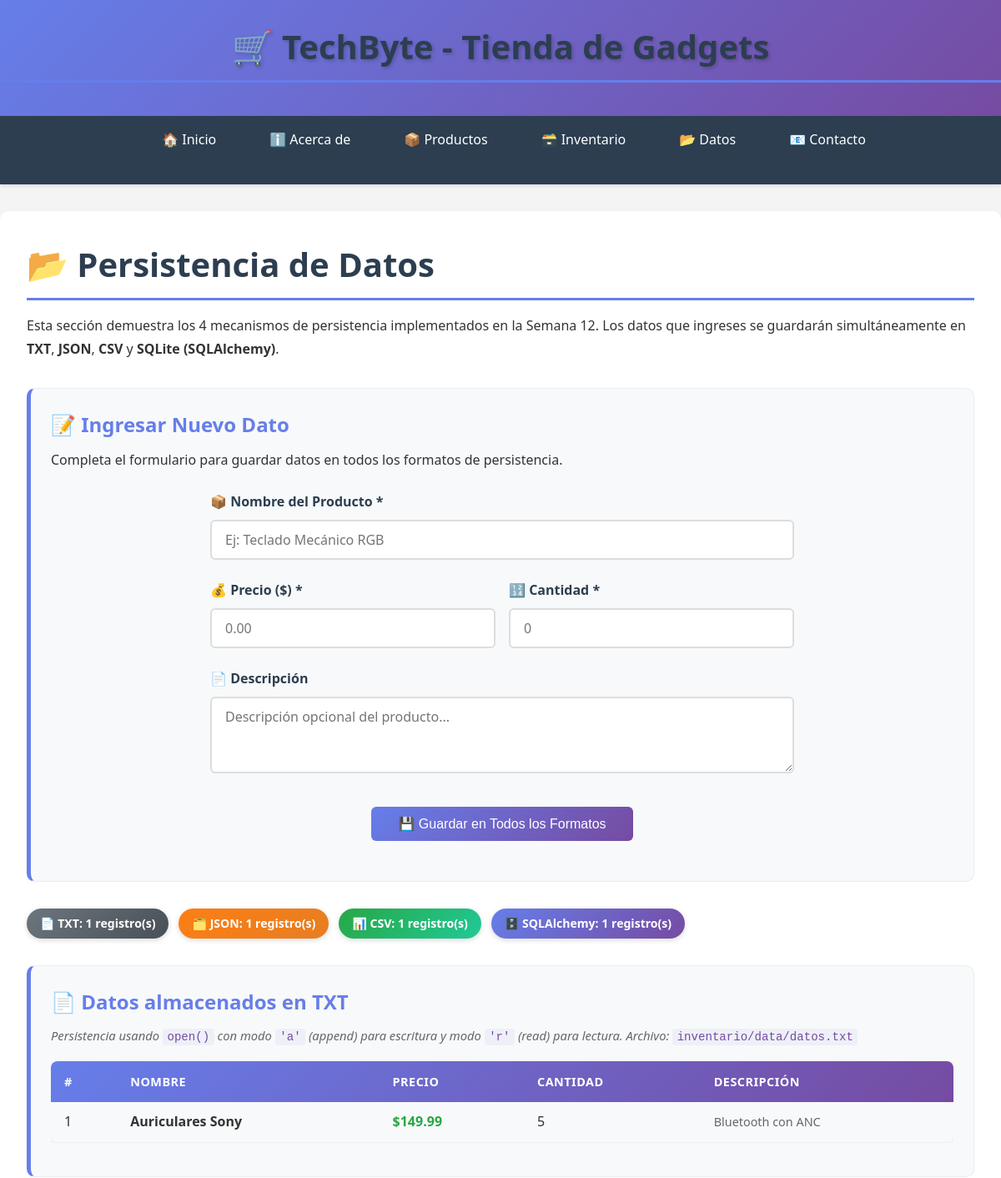
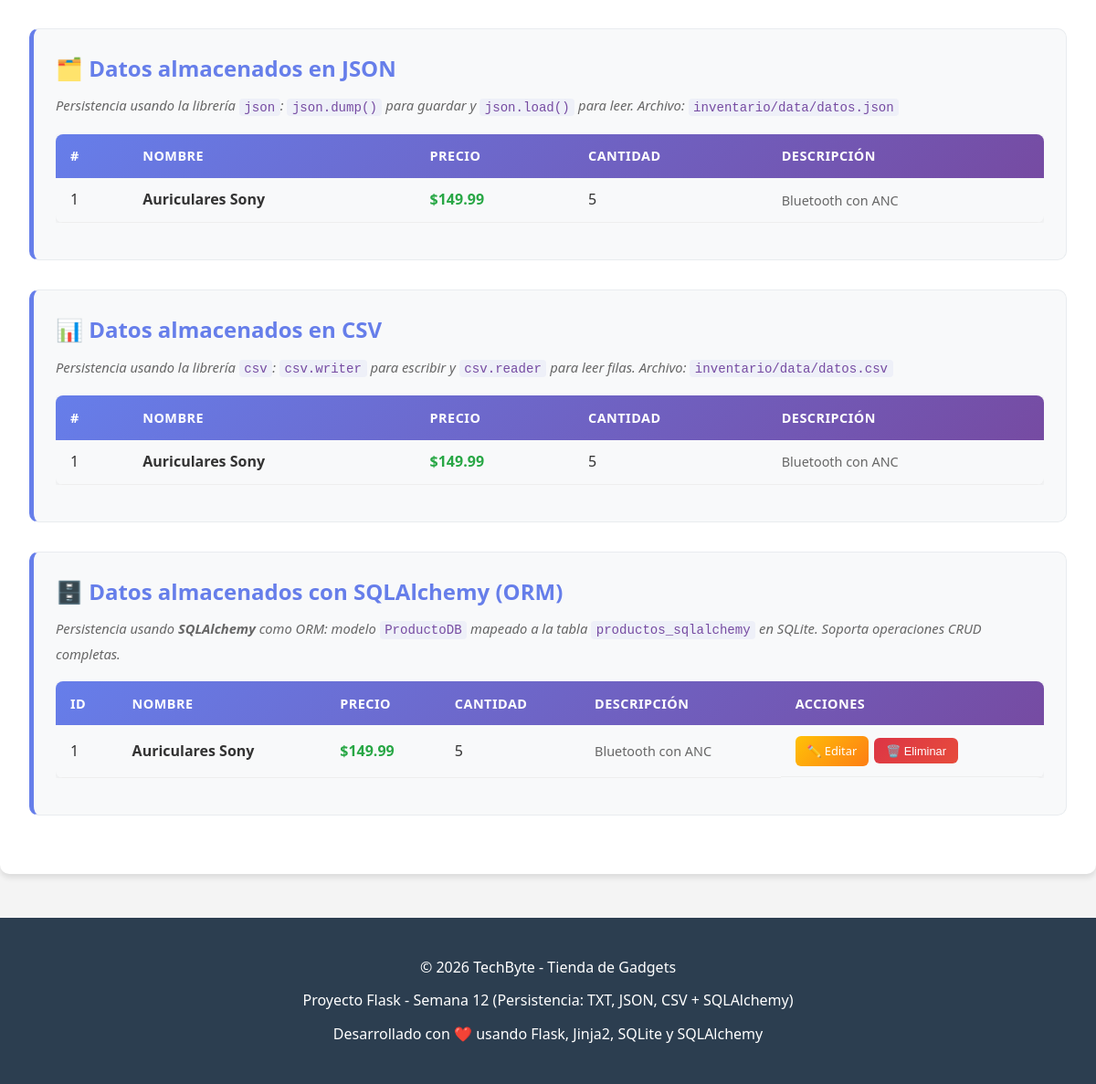
/datos/, run on the app's committed database (2 pictures, top to bottom).
### inventario/bd.py (models this page shows, shortened)
class ProductoDB(db.Model):
    __tablename__ = 'productos_sqlalchemy'
    id = db.Column(db.Integer, primary_key=True)
    nombre = db.Column(db.String(100), nullable=False)
    precio = db.Column(db.Float, nullable=False, default=0.0)
    cantidad = db.Column(db.Integer, nullable=False, default=0)
    descripcion = db.Column(db.String(500), default='')

### inventario/inventario.py (the view, shortened to what this page needs)
@datos_bp.route('/', methods=['GET', 'POST'])
def datos_index():
    datos_txt  = leer_txt()
    datos_json = leer_json()
    datos_csv  = leer_csv()
    datos_sqlalchemy = ProductoDB.query.order_by(ProductoDB.id).all()
    return render_template('datos.html',
                           datos_txt=datos_txt,
                           datos_json=datos_json,
                           datos_csv=datos_csv,
                           datos_sqlalchemy=datos_sqlalchemy)

### inventario/productos.py (called while the page is built)
def leer_txt():
    registros = []
    if not os.path.exists(ARCHIVO_TXT):
        return registros
    with open(ARCHIVO_TXT, 'r', encoding='utf-8') as f:
        for linea in f:
            linea = linea.strip()  # Eliminamos saltos de línea y espacios
            if linea:              # Ignoramos líneas vacías
                partes = linea.split('|')
                if len(partes) == 4:
                    registros.append({
                        'nombre': partes[0],
                        'precio': partes[1],
                        'cantidad': partes[2],
                        'descripcion': partes[3]
                    })
    return registros

def leer_json():
    if not os.path.exists(ARCHIVO_JSON):
        return []
    with open(ARCHIVO_JSON, 'r', encoding='utf-8') as f:
        contenido = f.read().strip()
        if not contenido:
            return []
        return json.loads(contenido)

def leer_csv():
    registros = []
    if not os.path.exists(ARCHIVO_CSV):
        return registros
    with open(ARCHIVO_CSV, 'r', newline='', encoding='utf-8') as f:
        reader = csv.reader(f)
        try:
            encabezados = next(reader)
        except StopIteration:
            return registros  # Archivo vacío
        for fila in reader:
            if fila and len(fila) == 4:  # Verificamos que la fila tenga datos
                registros.append({
                    'nombre': fila[0],
                    'precio': fila[1],
                    'cantidad': fila[2],
                    'descripcion': fila[3]
                })
    return registros

### templates/datos.html (shortened to what this page needs)
{% extends "base.html" %}
{% block content %}
<h1>📂 Persistencia de Datos</h1>
<p>
    Esta sección demuestra los 4 mecanismos de persistencia implementados en la Semana 12.
    Los datos que ingreses se guardarán simultáneamente en <strong>TXT</strong>, <strong>JSON</strong>,
    <strong>CSV</strong> y <strong>SQLite (SQLAlchemy)</strong>.
</p>
<section class="datos-section">
    <h2>📝 Ingresar Nuevo Dato</h2>
    <p>Completa el formulario para guardar datos en todos los formatos de persistencia.</p>
    <form method="POST" action="{{ url_for('datos.datos_index') }}" class="crud-form datos-form">
        <div class="form-group">
            <label for="nombre">📦 Nombre del Producto *</label>
            <input type="text" id="nombre" name="nombre" required placeholder="Ej: Teclado Mecánico RGB">
        </div>
        <div class="form-row">
            <div class="form-group">
                <label for="precio">💰 Precio ($) *</label>
                <input type="number" id="precio" name="precio" step="0.01" min="0" required placeholder="0.00">
            </div>
            <div class="form-group">
                <label for="cantidad">🔢 Cantidad *</label>
                <input type="number" id="cantidad" name="cantidad" min="0" required placeholder="0">
            </div>
        </div>
        <div class="form-group">
            <label for="descripcion">📄 Descripción</label>
            <textarea id="descripcion" name="descripcion" rows="3"
                placeholder="Descripción opcional del producto..."></textarea>
        </div>
        <div class="form-actions">
            <button type="submit" class="btn btn-save">💾 Guardar en Todos los Formatos</button>
        </div>
    </form>
</section>
<div class="persistence-badges">
    <span class="persistence-badge badge-txt">📄 TXT: {{ datos_txt|length }} registro(s)</span>
    <span class="persistence-badge badge-json">🗂️ JSON: {{ datos_json|length }} registro(s)</span>
    <span class="persistence-badge badge-csv">📊 CSV: {{ datos_csv|length }} registro(s)</span>
    <span class="persistence-badge badge-sql">🗄️ SQLAlchemy: {{ datos_sqlalchemy|length }} registro(s)</span>
</div>
<section class="datos-section">
    <h2>📄 Datos almacenados en TXT</h2>
    <p class="section-description">
        Persistencia usando <code>open()</code> con modo <code>'a'</code> (append) para escritura
        y modo <code>'r'</code> (read) para lectura. Archivo: <code>inventario/data/datos.txt</code>
    </p>
    {% if datos_txt %}
    <div class="table-responsive">
        <table class="inventory-table">
            <thead>
                <tr>
                    <th>#</th>
                    <th>Nombre</th>
                    <th>Precio</th>
                    <th>Cantidad</th>
                    <th>Descripción</th>
                </tr>
            </thead>
            <tbody>
                {% for registro in datos_txt %}
                <tr>
                    <td>{{ loop.index }}</td>
                    <td><strong>{{ registro.nombre }}</strong></td>
                    <td class="precio">${{ "%.2f"|format(registro.precio|float) }}</td>
                    <td>{{ registro.cantidad }}</td>
                    <td class="descripcion-cell">{{ registro.descripcion }}</td>
                </tr>
                {% endfor %}
            </tbody>
        </table>
    </div>
    {% else %}
    <div class="empty-state-small">
        <p>📭 No hay datos en el archivo TXT todavía.</p>
    </div>
    {% endif %}
</section>
<section class="datos-section">
    <h2>🗂️ Datos almacenados en JSON</h2>
    <p class="section-description">
        Persistencia usando la librería <code>json</code>: <code>json.dump()</code> para guardar
        y <code>json.load()</code> para leer. Archivo: <code>inventario/data/datos.json</code>
    </p>
    {% if datos_json %}
    <div class="table-responsive">
        <table class="inventory-table">
            <thead>
                <tr>
                    <th>#</th>
                    <th>Nombre</th>
                    <th>Precio</th>
                    <th>Cantidad</th>
                    <th>Descripción</th>
                </tr>
            </thead>
            <tbody>
                {% for registro in datos_json %}
                <tr>
                    <td>{{ loop.index }}</td>
                    <td><strong>{{ registro.nombre }}</strong></td>
                    <td class="precio">${{ "%.2f"|format(registro.precio|float) }}</td>
                    <td>{{ registro.cantidad }}</td>
                    <td class="descripcion-cell">{{ registro.descripcion }}</td>
                </tr>
                {% endfor %}
            </tbody>
        </table>
    </div>
    {% else %}
    <div class="empty-state-small">
        <p>📭 No hay datos en el archivo JSON todavía.</p>
    </div>
    {% endif %}
</section>
<section class="datos-section">
    <h2>📊 Datos almacenados en CSV</h2>
    <p class="section-description">
        Persistencia usando la librería <code>csv</code>: <code>csv.writer</code> para escribir
        y <code>csv.reader</code> para leer filas. Archivo: <code>inventario/data/datos.csv</code>
    </p>
    {% if datos_csv %}
    <div class="table-responsive">
        <table class="inventory-table">
            <thead>
                <tr>
                    <th>#</th>
                    <th>Nombre</th>
                    <th>Precio</th>
                    <th>Cantidad</th>
                    <th>Descripción</th>
                </tr>
            </thead>
            <tbody>
                {% for registro in datos_csv %}
                <tr>
                    <td>{{ loop.index }}</td>
                    <td><strong>{{ registro.nombre }}</strong></td>
                    <td class="precio">${{ "%.2f"|format(registro.precio|float) }}</td>
                    <td>{{ registro.cantidad }}</td>
                    <td class="descripcion-cell">{{ registro.descripcion }}</td>
                </tr>
                {% endfor %}
            </tbody>
        </table>
    </div>
    {% else %}
    <div class="empty-state-small">
        <p>📭 No hay datos en el archivo CSV todavía.</p>
    </div>
    {% endif %}
</section>
<section class="datos-section">
    <h2>🗄️ Datos almacenados con SQLAlchemy (ORM)</h2>
    <p class="section-description">
        Persistencia usando <strong>SQLAlchemy</strong> como ORM: modelo <code>ProductoDB</code>
        mapeado a la tabla <code>productos_sqlalchemy</code> en SQLite.
        Soporta operaciones CRUD completas.
    </p>
    {% if datos_sqlalchemy %}
    <div class="table-responsive">
        <table class="inventory-table">
            <thead>
                <tr>
                    <th>ID</th>
                    <th>Nombre</th>
                    <th>Precio</th>
                    <th>Cantidad</th>
                    <th>Descripción</th>
                    <th>Acciones</th>
                </tr>
            </thead>
            <tbody>
                {% for producto in datos_sqlalchemy %}
                <tr>
                    <td>{{ producto.id }}</td>
                    <td><strong>{{ producto.nombre }}</strong></td>
                    <td class="precio">${{ "%.2f"|format(producto.precio) }}</td>
                    <td>{{ producto.cantidad }}</td>
                    <td class="descripcion-cell">{{ producto.descripcion }}</td>
                    <td class="actions-cell">
                        <a href="{{ url_for('datos.editar_dato', id=producto.id) }}" class="btn btn-edit"
                            title="Editar">✏️ Editar</a>
                        <form action="{{ url_for('datos.eliminar_dato', id=producto.id) }}" method="POST"
                            style="display: inline;" onsubmit="return confirm('¿Eliminar {{ producto.nombre }}?')">
                            <button type="submit" class="btn btn-delete" title="Eliminar">🗑️ Eliminar</button>
                        </form>
                    </td>
                </tr>
                {% endfor %}
            </tbody>
        </table>
    </div>
    {% else %}
    <div class="empty-state-small">
        <p>📭 No hay datos en la base de datos SQLAlchemy todavía.</p>
    </div>
    {% endif %}
</section>
{% endblock %}

### static/styles.css (style rules this page uses)
* { margin: 0; padding: 0; box-sizing: border-box; }
body { font-family: 'Segoe UI', Tahoma, Geneva, Verdana, sans-serif; line-height: 1.6; color: #333; background-color: #f4f4f4; }
h1, h2, h3 { color: #2c3e50; margin-bottom: 1rem; }
h1 { font-size: 2.5rem; border-bottom: 3px solid #667eea; padding-bottom: 0.5rem; }
h2 { font-size: 2rem; color: #667eea; }
p { margin-bottom: 1rem; line-height: 1.8; }
.btn { display: inline-block; padding: 0.5rem 1rem; border: none; border-radius: 6px; font-size: 0.9rem; font-weight: 500; text-decoration: none; cursor: pointer; transition: all 0.3s ease; text-align: center; }
.btn-edit { background: linear-gradient(135deg, #ffc107, #fd7e14); color: white; font-size: 0.8rem; padding: 0.4rem 0.8rem; }
.btn-delete { background: linear-gradient(135deg, #dc3545, #e74c3c); color: white; font-size: 0.8rem; padding: 0.4rem 0.8rem; }
.btn-save { background: linear-gradient(135deg, #667eea, #764ba2); color: white; font-size: 1rem; padding: 0.7rem 2rem; }
.table-responsive { overflow-x: auto; margin: 1rem 0; }
.inventory-table { width: 100%; border-collapse: collapse; border-radius: 8px; overflow: hidden; box-shadow: 0 2px 8px rgba(0, 0, 0, 0.08); }
.inventory-table thead { background: linear-gradient(135deg, #667eea, #764ba2); color: white; }
.inventory-table th { padding: 0.8rem 1rem; text-align: left; font-weight: 600; font-size: 0.9rem; text-transform: uppercase; letter-spacing: 0.5px; }
.inventory-table td { padding: 0.7rem 1rem; border-bottom: 1px solid #eee; vertical-align: middle; }
.inventory-table tbody tr { transition: background-color 0.2s ease; }
.precio { font-weight: 600; color: #28a745; }
.descripcion-cell { max-width: 200px; color: #666; font-size: 0.9rem; }
.actions-cell { white-space: nowrap; display: flex; gap: 0.4rem; align-items: center; }
.crud-form { max-width: 600px; margin: 1.5rem auto; }
.form-group { margin-bottom: 1.5rem; }
.form-group label { display: block; margin-bottom: 0.5rem; font-weight: 600; color: #2c3e50; }
.form-group input, .form-group select, .form-group textarea { width: 100%; padding: 0.7rem 1rem; border: 2px solid #ddd; border-radius: 6px; font-size: 1rem; font-family: inherit; transition: border-color 0.3s ease, box-shadow 0.3s ease; }
.form-row { display: flex; gap: 1rem; }
.form-row .form-group { flex: 1; }
.form-actions { display: flex; gap: 1rem; margin-top: 2rem; justify-content: center; }
.datos-section { margin: 2rem 0; padding: 1.5rem; background-color: #f8f9fa; border-radius: 10px; border: 1px solid #e9ecef; border-left: 5px solid #667eea; }
.datos-section h2 { margin-bottom: 0.5rem; font-size: 1.5rem; }
.section-description { color: #666; font-size: 0.92rem; margin-bottom: 1rem; font-style: italic; }
.section-description code { background-color: #eef0f8; padding: 0.1rem 0.35rem; border-radius: 4px; font-style: normal; font-family: 'Courier New', Courier, monospace; color: #764ba2; font-size: 0.88rem; }
.datos-form { max-width: 700px; }
.persistence-badges { display: flex; flex-wrap: wrap; gap: 0.75rem; margin: 1.5rem 0; }
.persistence-badge { display: inline-flex; align-items: center; padding: 0.4rem 1rem; border-radius: 20px; font-size: 0.88rem; font-weight: 600; color: white; box-shadow: 0 2px 6px rgba(0, 0, 0, 0.15); }
.badge-txt { background: linear-gradient(135deg, #6c757d, #495057); }
.badge-json { background: linear-gradient(135deg, #fd7e14, #e67e22); }
.badge-csv { background: linear-gradient(135deg, #28a745, #20c997); }
.badge-sql { background: linear-gradient(135deg, #667eea, #764ba2); }

### data on the page
ProductoDB: nombre "Auriculares Sony", precio "149.99", cantidad "5", descripcion "Bluetooth con ANC", id "1"

### other printed values
{{ datos_txt|length }} "1"
{{ datos_json|length }} "1"
{{ datos_csv|length }} "1"
{{ datos_sqlalchemy|length }} "1"
